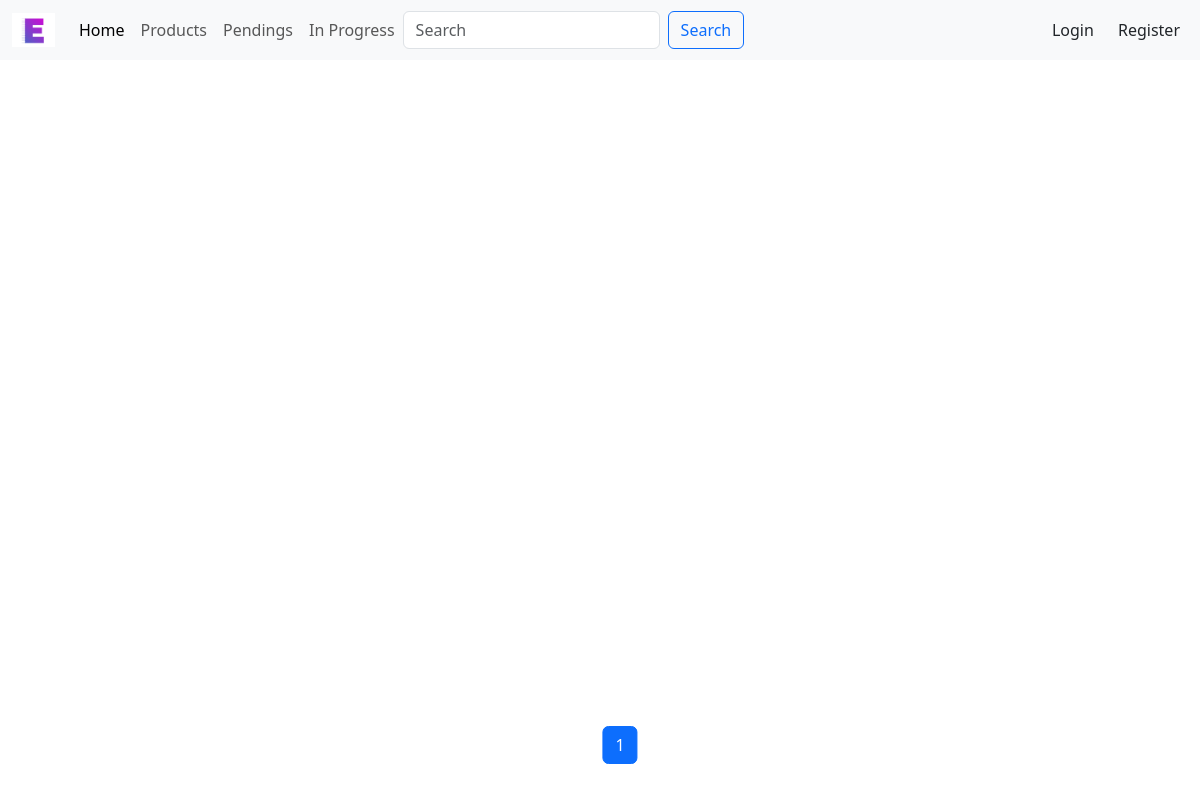
The page /pendings on the database as committed earlier.
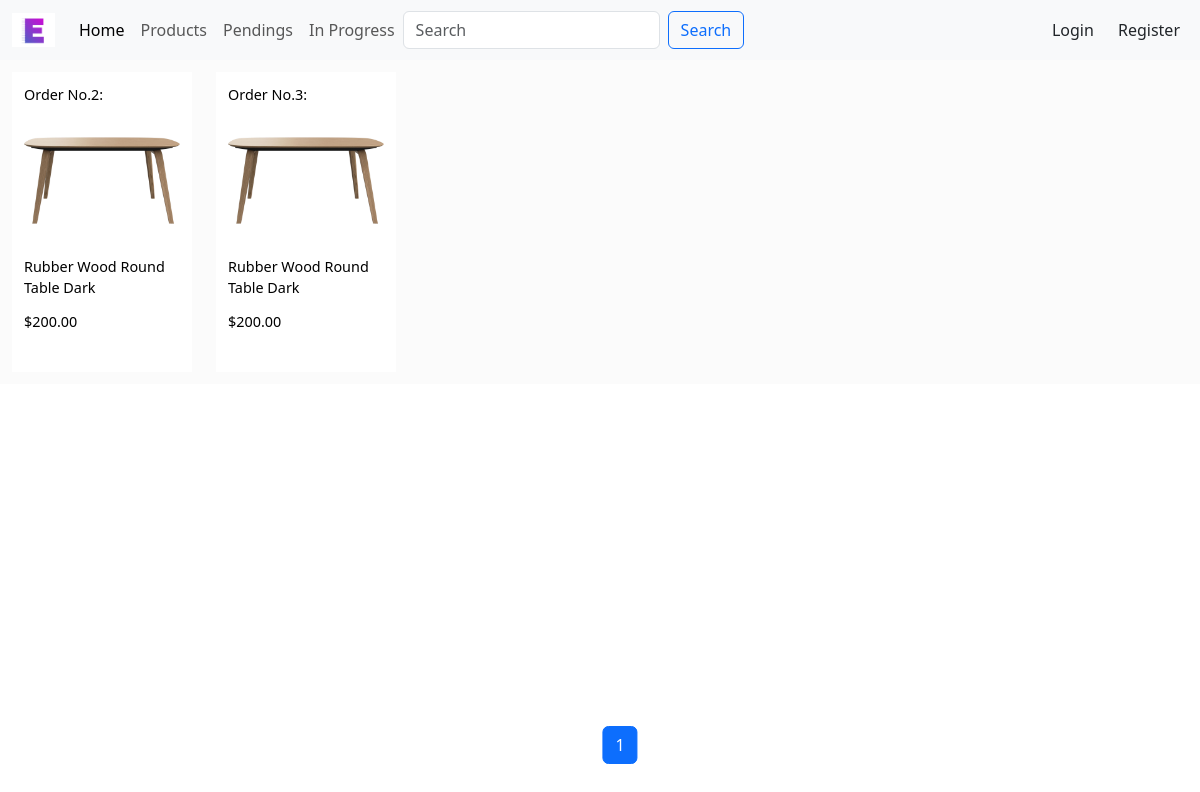
The same page on the database as committed later.
### esb/models.py (models this page shows, shortened)
class PurchaseOrder(models.Model):
    product = models.ForeignKey(
        Product, on_delete=models.CASCADE, related_name="products"
    )
    date_time = models.DateTimeField(null=True)
    target_quantity = models.IntegerField()
    @property
    def reach_target(self):
        total_quantity = sum(
            [purchase.quantity for purchase in self.customer_purchases.all()]
        )
        return total_quantity >= self.target_quantity

class Product(models.Model):
    title = models.CharField(max_length=100)
    description = models.TextField(max_length=1000)
    category = models.ForeignKey(
        Category,
        on_delete=models.SET_NULL,
        blank=True,
        null=True,
        related_name="categories",
    )
    price = models.DecimalField(max_digits=10, decimal_places=2)
    active = models.BooleanField(default=False)
    img = models.ImageField(upload_to="esb/static/esb/image")
    class Meta:
        ordering = ["-active", "title"]

### esb/views.py (the view)
# urls.py: path("pendings", views.pending_page, name="pendings"),
def pending_page(request):
    p_order = PurchaseOrder.objects.all()
    pendings = [order for order in p_order if not order.reach_target]
    paginator = Paginator(pendings, 18)
    page_number = request.GET.get("page")
    page_obj = paginator.get_page(page_number)
    prev_prev_page_number = page_obj.number - 2
    if page_obj.number + 2 in page_obj.paginator.page_range:
        next_next_page_number = page_obj.number + 2
    else:
        next_next_page_number = None
    return render(
        request,
        "esb/pendings.html",
        {
            "page_obj": page_obj,
            "next_next_page_number": next_next_page_number,
            "prev_prev_page_number": prev_prev_page_number,
        },
    )

### esb/templates/esb/pendings.html (shortened to what this page needs)
{% extends 'esb/layout.html' %}
{% block body %}
<div id="pendings-view">
    {% for pending in page_obj %}
    <a class="pending-view" href="{% url 'order_page' pending.id %}">
        <div>Order No.{{ pending.id}}: </div>
            <div class="div-preview-img">
                {% if pending.product.img %}
                    <img src="{{ pending.product.img }}" alt="{{ pending.product.title }}">
                {% else %}
                    No Image.
                {% endif %}
            </div>
            <div class="div-preview-title">
                {{ pending.product.title }}
            </div>
            <div>
                ${{ pending.product.price }}
            </div>
    </a>
    {% endfor %}
</div>
<nav aria-label="Page navigation example" style="margin:20px;display:flex;justify-content:center;position:fixed;bottom:0;left:50%;transform:translateX(-50%);">
    <ul class="pagination">
        <li class="page-item active"><a disabled class="page-link">{{ page_obj.number }}</a></li>
    </ul>
</nav>
{% endblock %}

Rows that differ between the two databases and show on the page:
added PurchaseOrder: id "2", product.img (picture), product "Rubber Wood Round Table Dark", product.price "200.00"
added PurchaseOrder: id "3", product.img (picture), product "Rubber Wood Round Table Dark", product.price "200.00"
